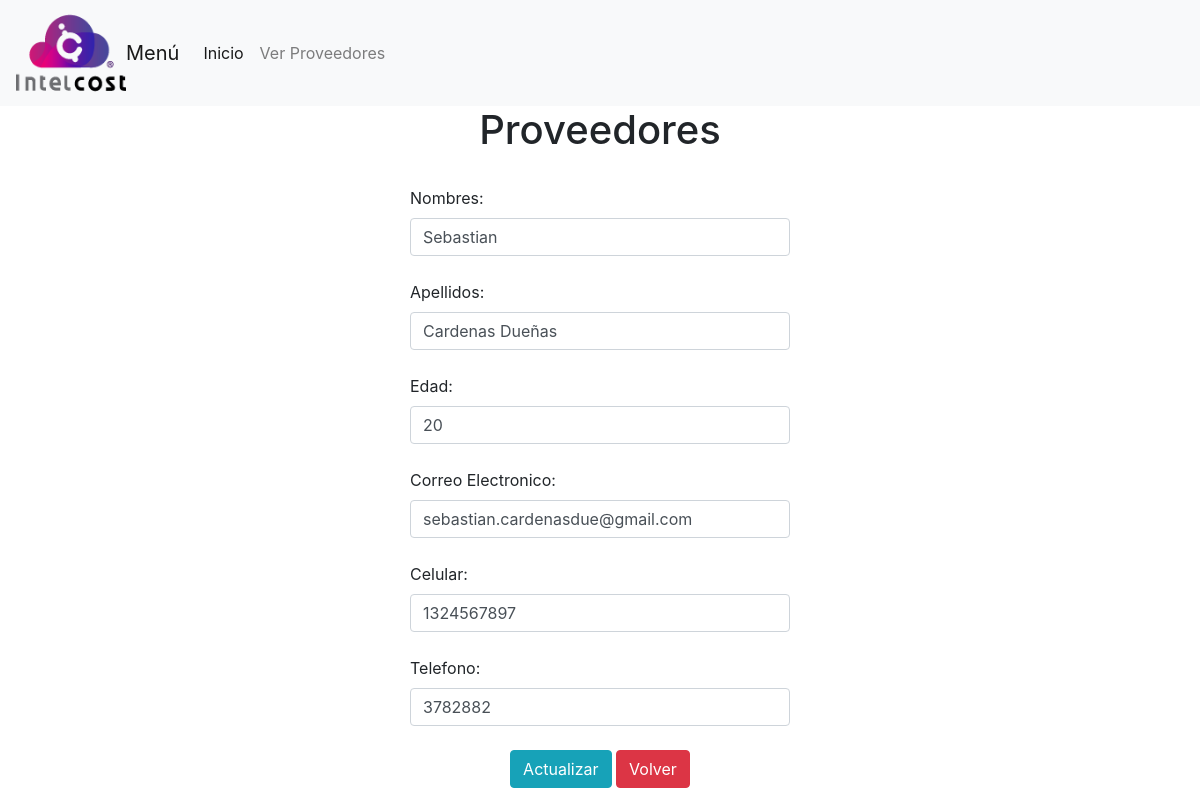
/Intelcost/paginas/actualizar.php?id=62, run on the app's committed database.
### tables this page shows
CREATE TABLE `proveedores` (
  `id` int(11) NOT NULL,
  `nombres` varchar(60) NOT NULL,
  `apellidos` varchar(60) NOT NULL,
  `edad` smallint(6) NOT NULL,
  `correo_electronico` varchar(150) NOT NULL,
  `celular` bigint(20) NOT NULL,
  `telefono` varchar(20) DEFAULT NULL,
  `registro` datetime NOT NULL
);

### Intelcost/conexion/conexion.php (called while the page is built, shortened)
<?php
$tabla1 = "proveedores";
?>

### Intelcost/paginas/actualizar.php (the view, shortened to what this page needs)
<?php
$id = $_GET["id"];
?>
<!DOCTYPE html>
<html lang="en">
<head>
    <link rel="stylesheet" href="https://stackpath.bootstrapcdn.com/bootstrap/4.5.2/css/bootstrap.min.css">
    <nav class="navbar navbar-expand-lg navbar-light bg-light" style="background-color: #e3f2fd;">
        <img src="/Intelcost/imagen/logointelcost.png" width="110" height="90" class="d-inline-block align-top" alt="">
        <a class="navbar-brand" href="#"> Menú</a>
        <div class="collapse navbar-collapse" id="navbarNav">
            <ul class="navbar-nav">
                <li class="nav-item active">
                    <a class="nav-link" href="index.php">Inicio <span class="sr-only">(current)</span></a>
                </li>
                <li class="nav-item">
                    <a class="nav-link" href="listar.php">Ver Proveedores</a>
                </li>
            </ul>
        </div>
    </nav>
</head>
<body>
    <?php
    include("../conexion/conexion.php");
    $sql = "SELECT * FROM $tabla1  WHERE id = '$id'";
    $res = mysqli_query($conexion, $sql);
    while ($mostrar = mysqli_fetch_assoc($res)) {
    ?>
        <form method=POST action="../control/procesoActuali.php">
            <div class="row">
                <div class="col-md-4"></div>
                <div class="col-md-4">
                    <center>
                        <h1>Proveedores</h1>
                    </center>
                    <div class="form-grupo">
                        <br>
                    </div>
                    <div class="form-grupo">
                        <label for="nombres">Nombres: </label>
                        <input type="text" name="nombres" value="<?php echo $mostrar["nombres"]; ?>" class="form-control" placeholder="" id="nombres" require="true">
                        <br>
                    </div>
                    <div class="form-grupo">
                        <label for="apellidos">Apellidos: </label>
                        <input type="text" name="apellidos" value="<?php echo $mostrar["apellidos"]; ?>" class="form-control" placeholder="" id="apellidos" require="true">
                        <br>
                    </div>
                    <div class="form-grupo">
                        <label for="edad">Edad: </label>
                        <input type="text" name="edad" value="<?php echo $mostrar["edad"]; ?>" class="form-control" placeholder="" id="edad" require="true">
                        <br>
                    </div>
                    <div class="form-grupo">
                        <label for="correo">Correo Electronico: </label>
                        <input type="text" name="correo" value="<?php echo $mostrar["correo_electronico"]; ?>" class="form-control" placeholder="" id="correo" require="true">
                        <br>
                    </div>
                    <div class="form-grupo">
                        <label for="celular">Celular: </label>
                        <input type="text" name="celular" value="<?php echo $mostrar["celular"]; ?>" class="form-control" placeholder="" id="celular" require="true">
                        <br>
                    </div>
                    <div class="form-grupo">
                        <label for="telefono">Telefono: </label>
                        <input type="text" name="telefono" value="<?php echo $mostrar["telefono"]; ?>" class="form-control" placeholder="" id="telefono" require="">
                        <br>
                    </div>
                    <center>
                        <input type="submit" value="Actualizar" class="btn btn-info" name="btnActualizar">
                        <input type="button" class="btn btn-danger" value="Volver" onclick="history.go(-1);">
                    </center>
                    <br>
                <?php
            }
                ?>
</body>
</html>

### data on the page
proveedores: nombres "Sebastian", apellidos "Cardenas Dueñas", edad "20", correo "sebastian.cardenasdue@gmail.com", celular "1324567897", telefono "3782882"
